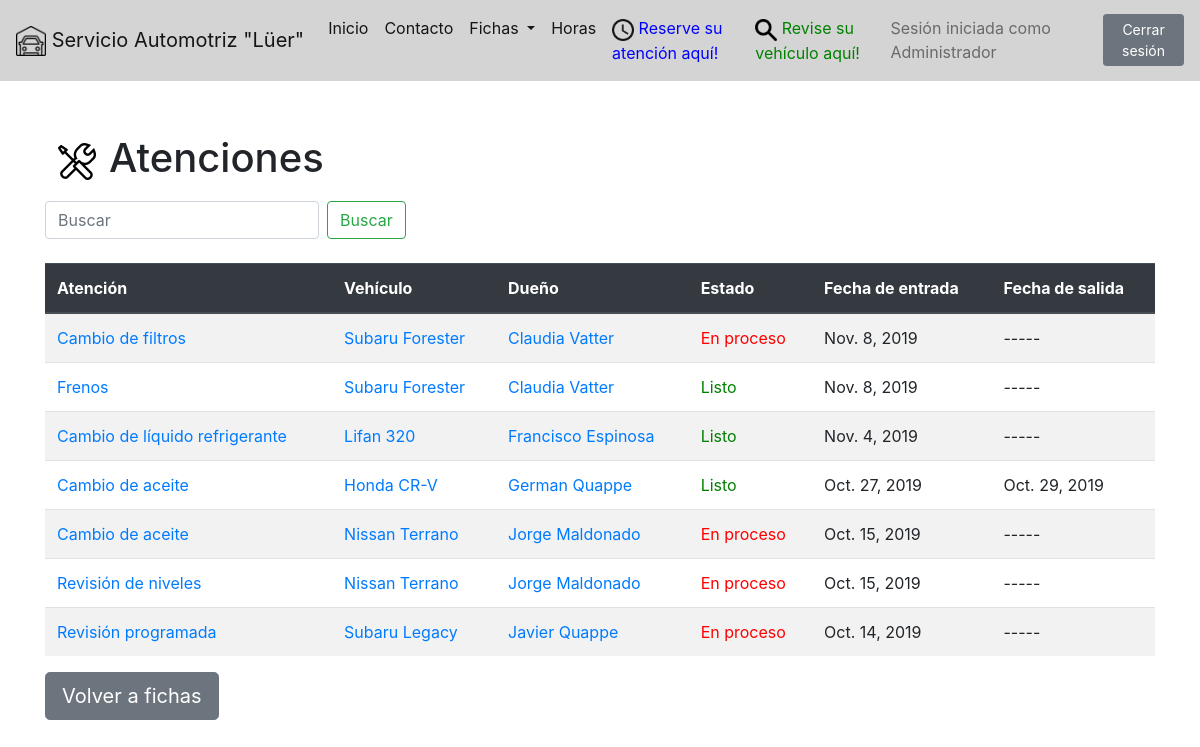
Page /fichas/atenciones/ (signed in) on the earlier database version.
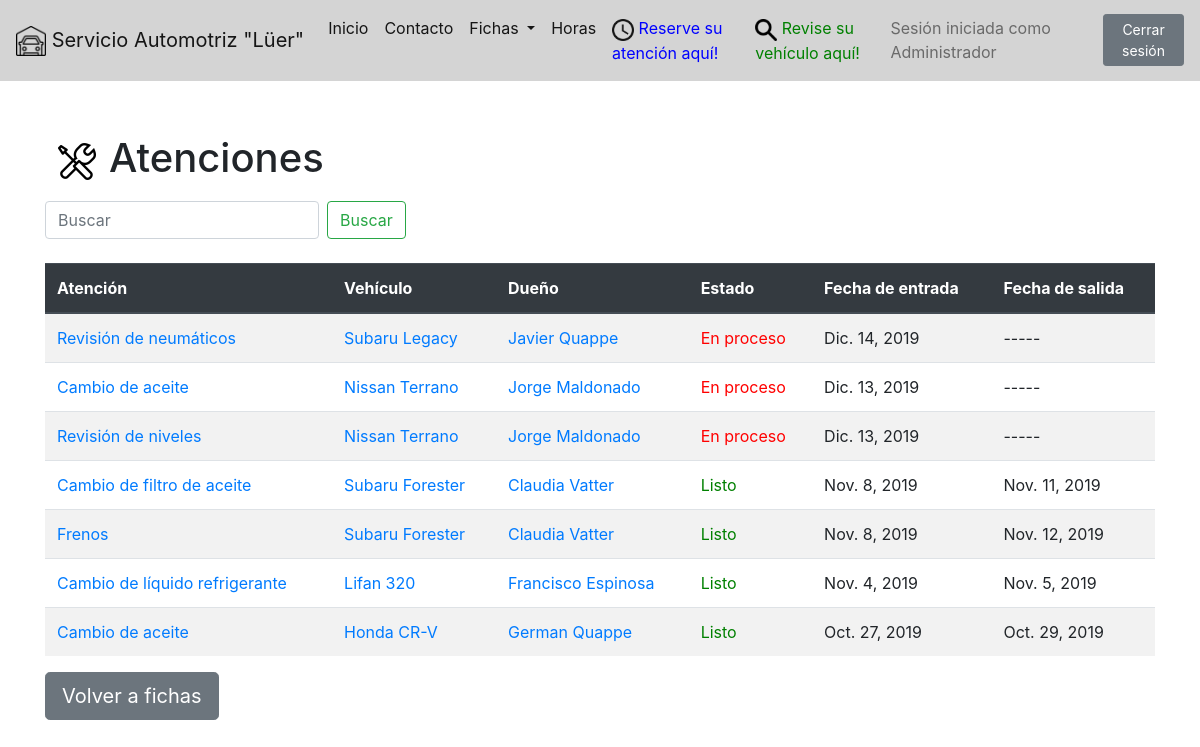
Same page on the later database version.
### fichas/models.py (models this page shows, shortened)
class Atencion(models.Model):
	id_vehiculo		= models.ForeignKey('Vehiculo', on_delete=models.CASCADE, verbose_name='Vehículo')
	pin				= models.CharField(max_length=4, default=create_pin)
	estado			= models.BooleanField(default=True)
	fecha_entrada	= models.DateField()
	fecha_salida	= models.DateField(blank=True, null=True)
	hora_entrada	= models.TimeField(blank=True, null=True)
	hora_salida		= models.TimeField(blank=True, null=True)
	observaciones	= models.CharField(max_length=512)
	objects			= AtencionManager()

class Vehiculo(models.Model):
	id_cliente	= models.ForeignKey('Cliente', blank = True, null = True, on_delete = models.SET_NULL, verbose_name='Dueño')
	patente		= models.CharField(max_length = 6)
	vin 		= models.CharField(max_length = 20, blank = True, null = True)
	tipo		= models.CharField(max_length = 40, default="Sedán")
	marca		= models.CharField(max_length = 40)
	modelo		= models.CharField(max_length = 40)
	kilometraje	= models.PositiveIntegerField()
	anyo		= models.PositiveIntegerField(null = True)
	imagen		= models.ImageField(upload_to='vehiculos/', blank=True, null=True)
	objects		= VehiculoManager()

class Cliente(models.Model):
	rut			= models.CharField(max_length = 10)
	nombre		= models.CharField(max_length = 100)
	telefono	= models.CharField(max_length = 12)
	email		= models.CharField(max_length = 100, blank = True)
	objects		= ClienteManager()
	def get_absolute_url(self):
		return reverse("fichas:cliente-detail", kwargs={"id": self.id})
	def __str__(self):
		return self.nombre

### fichas/views.py (the view)
# urls.py: path('atenciones/', atencion_list_view, name ='atencion-list'),
@login_required
def atencion_list_view(request):
 	queryset = Atencion.objects.all().order_by('-fecha_entrada')
 	context = {
 		"object_list": queryset
 	}
 	return render(request, "atenciones/atencion_list.html", context)

### fichas/models.py (called while the page is built)
	def get_queryset(self):
		return AtencionQuerySet(self.model, using=self._db)

### fichas/templates/atenciones/atencion_list.html
{% extends 'base.html' %}
{% load static %}
{% block content %}
<h1><img src="{% static 'pages/images/atenciones48.png' %}">Atenciones</h1>
<form class="form-inline my-2 my-lg-0" action="search/">
	<input class="form-control mr-sm-2" type="search" name="q" placeholder="Buscar" aria-label="Search">
	<button class="btn btn-outline-success my-2 my-sm-0" type="submit">Buscar</button>
</form>
<br/>
<table class="table table-striped table-hover">
	<thead class="thead-dark">
		<tr>
			<th>Atención</th>
			<th>Vehículo</th>
			<th>Dueño</th>
			<th>Estado</th>
			<th>Fecha de entrada</th>
			<th>Fecha de salida</th>
		</tr>
	</thead>
	{% for instance in object_list %}
	<tr>
		<td><a href='/fichas/vehiculos/{{ instance.id_vehiculo.id }}/atenciones/{{ instance.id }}/'>{{ instance.observaciones }}</a></td>
		<td><a href='/fichas/vehiculos/{{ instance.id_vehiculo.id }}/'>{{ instance.id_vehiculo.marca }} {{ instance.id_vehiculo.modelo }}</a></td>
		<td><a href='{{ instance.id_vehiculo.id_cliente.get_absolute_url }}'>{{ instance.id_vehiculo.id_cliente }}</a></td>
		<td>{% if instance.estado %} <font color="red">En proceso</font> {% else %} <font color="green">Listo</font> {% endif %}</td>
		<td>{{ instance.fecha_entrada }}</td>
		<td>
			{% if instance.fecha_salida == null %}
			-----
			{% else %}
			{{ instance.fecha_salida }}
			{% endif %}
		</td>
	</tr>
	{% endfor %}
</table>
<input type="button" class="btn btn-secondary btn-lg" onclick="location.href='../';" value="Volver a fichas" />
{% endblock %}

### templates/base.html (shortened to what this page needs)
<!doctype html>
{% load static %}
<html lang="es">
	<head>
		<link rel="stylesheet" href="https://stackpath.bootstrapcdn.com/bootstrap/4.3.1/css/bootstrap.min.css">
		</head>
	<body>
		{% include 'navbar.html' %}
		<br/>
		<br/>
		<div class="container">
			{% block content %}{% endblock %}
		</div>
	</body>
</html>

### templates/navbar.html (shortened to what this page needs)
{% load static %}
<nav class="navbar navbar-expand-lg navbar-light" style="background-color: #d4d4d4;">
  <a class="navbar-brand" href="/"><img src="{% static 'pages/images/garage2.png' %}" width="30" height="30"> Servicio Automotriz "Lüer"</a>
  <div class="collapse navbar-collapse" id="navbarSupportedContent">
    <ul class="navbar-nav mr-auto">
      <li class="nav-item active">
        <a class="nav-link" href="/">Inicio <span class="sr-only">(current)</span></a>
      </li>
      <li class="nav-item active">
        <a class="nav-link" href="/contacto">Contacto</a>
      </li>
      {% if user.is_authenticated %}
      <li class="nav-item active dropdown">
        <a href="/fichas/">
        <a class="nav-link dropdown-toggle" href="/fichas/" id="navbarDropdown" role="button" aria-haspopup="true" aria-expanded="false">
          Fichas
        </a>
      </a>
      </li>
      <li class="nav-item active">
        <a class="nav-link" href="/horas/admin">Horas</a>
      </li>
      {% endif %}
      <li class="nav-item active">
        <a class="nav-link" href="/horas"><img src="{% static 'pages/images/horas32.png' %}" width="22" height="22">  <font color="blue">Reserve su atención aquí!</font></a>
      </li>
      <li class="nav-item active">
        <a class="nav-link" href="/revisar"><img src="{% static 'pages/images/lupa32.png' %}" width="22" height="22">  <font color="green">Revise su vehículo aquí!</font></a>
      </li>
    </ul>
    {% if user.is_authenticated %}
    <span class="navbar-text px-2">
      Sesión iniciada como {{ user.first_name }}
    </span>
    <form class="form-inline">
      <a href="/accounts/logout">
        <button class="btn btn-sm btn-secondary" type="button">Cerrar sesión</button>
      </a>
    </form>
    {% else %}
      <a href="/accounts/login/?next=/fichas/">
        <input class="btn btn-primary" type="submit" value="Iniciar sesión" />
      </a>
    {% endif %}
  </div>
</nav>

Differences in the rows shown:
changed Atencion "Legacy": observaciones "Revisión programada" → "Revisión de neumáticos"; fecha_entrada "Oct. 14, 2019" → "Dic. 14, 2019"; moves up the list
changed Atencion (number 2 of 7 on the later page): fecha_entrada "Oct. 15, 2019" → "Dic. 13, 2019"; moves up the list
changed Atencion "Revisión de niveles": fecha_entrada "Oct. 15, 2019" → "Dic. 13, 2019"; moves up the list
changed Atencion: observaciones "Cambio de filtros" → "Cambio de filtro de aceite"; fecha_salida (not shown) → "Nov. 11, 2019"; estado "En proceso" → "Listo"; no longer shows "-----"
changed Atencion "Frenos": fecha_salida (not shown) → "Nov. 12, 2019"; no longer shows "-----"
changed Atencion "Cambio de líquido refrigerante": fecha_salida (not shown) → "Nov. 5, 2019"; no longer shows "-----"
